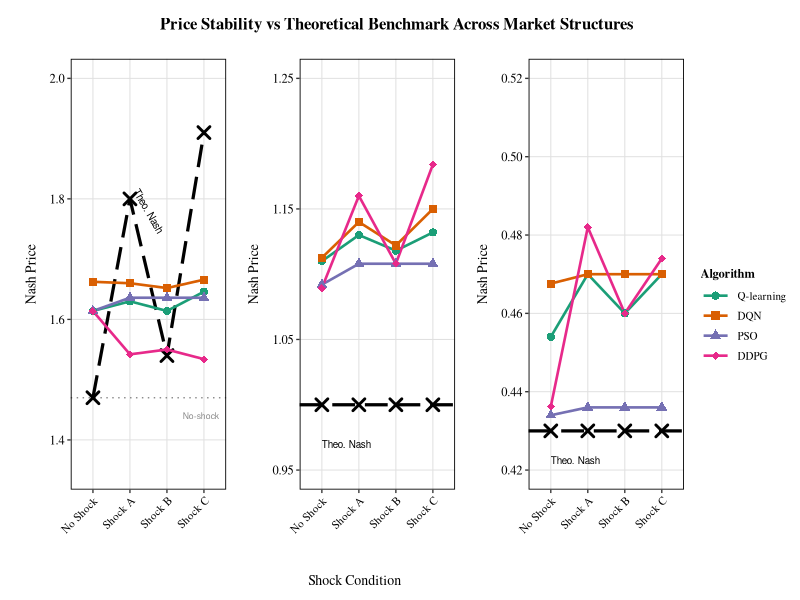
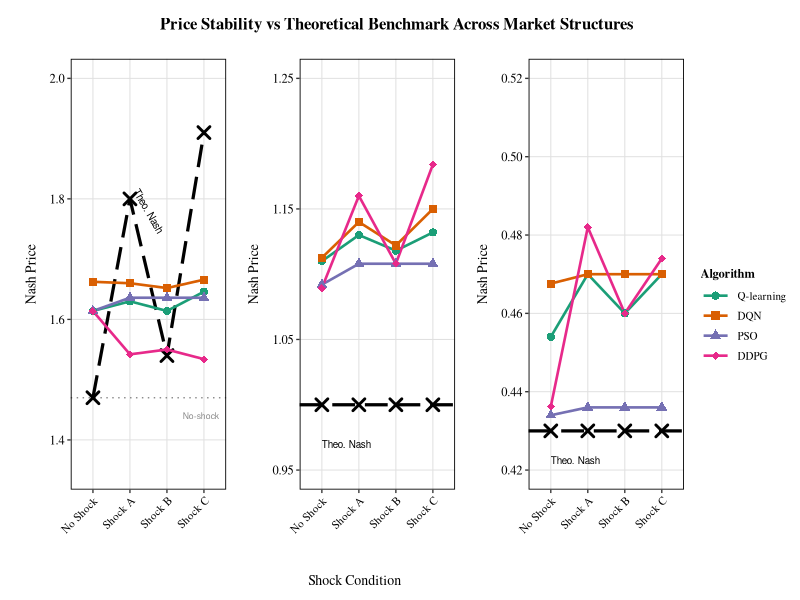

The R script that drew these images, in order:
# Load required libraries
library(tidyverse)
library(ggplot2)
library(patchwork)
library(scales)
library(cowplot)

# Set seed for reproducibility
set.seed(42)

# DATA LOADING AND PREPARATION
data <- read.csv("all_tables.csv", stringsAsFactors = FALSE)

# Create long format for all data
data_long <- data %>%
  pivot_longer(
    cols = c(Agent1_Delta, Agent2_Delta, Agent1_RPDI, Agent2_RPDI, 
             Agent1_Avg_Prices, Agent2_Avg_Prices),
    names_to = c("Agent", ".value"),
    names_pattern = "(Agent[12])_(.*)"
  ) %>%
  rename(Delta = Delta, RPDI = RPDI, Avg_Prices = Avg_Prices)

# Extract algorithm
data_long <- data_long %>%
  mutate(
    Algorithm = case_when(
      Agent == "Agent1" ~ str_extract(Matchup, "^[A-Z]+"),
      Agent == "Agent2" ~ str_extract(Matchup, "vs ([A-Z]+)$", group = 1)
    ),
    Algorithm = case_when(
      Algorithm == "Q" ~ "Q-learning",
      Algorithm == "DQN" ~ "DQN",
      Algorithm == "PSO" ~ "PSO",
      Algorithm == "DDPG" ~ "DDPG",
      TRUE ~ Algorithm
    ),
    Algorithm = factor(Algorithm, levels = c("Q-learning", "DQN", "PSO", "DDPG")),
    Shock_Condition = case_when(
      Shock == "0" ~ "No Shock",
      Shock == "A" ~ "Shock A",
      Shock == "B" ~ "Shock B",
      Shock == "C" ~ "Shock C"
    ),
    Shock_Condition = factor(Shock_Condition, 
                              levels = c("No Shock", "Shock A", "Shock B", "Shock C")),
    Model = factor(Model, levels = c("LOGIT", "HOTELLING", "LINEAR"))
  )

# PREPARE PRICE DATA BY MODEL
price_data_all <- data_long %>%
  group_by(Model, Algorithm, Shock_Condition) %>%
  summarise(
    Mean_Price = mean(Avg_Prices, na.rm = TRUE),
    SE_Price = sd(Avg_Prices, na.rm = TRUE) / sqrt(n()),
    .groups = "drop"
  )

# Theoretical Nash prices for each model
theo_nash_logit <- data.frame(
  Shock_Condition = factor(c("No Shock", "Shock A", "Shock B", "Shock C"),
                           levels = c("No Shock", "Shock A", "Shock B", "Shock C")),
  Nash_Price = c(1.47, 1.80, 1.54, 1.91)
)

theo_nash_hotelling <- data.frame(
  Shock_Condition = factor(c("No Shock", "Shock A", "Shock B", "Shock C"),
                           levels = c("No Shock", "Shock A", "Shock B", "Shock C")),
  Nash_Price = c(1.0, 1.0, 1.0, 1.0)  # Hotelling Nash is constant
)

theo_nash_linear <- data.frame(
  Shock_Condition = factor(c("No Shock", "Shock A", "Shock B", "Shock C"),
                           levels = c("No Shock", "Shock A", "Shock B", "Shock C")),
  Nash_Price = c(0.43, 0.43, 0.43, 0.43)  # Linear Nash is constant
)

# COLOR PALETTE (Colorblind-friendly)
algo_colors <- c(
  "Q-learning" = "#1B9E77",
  "DQN"        = "#D95F02",
  "PSO"        = "#7570B3", 
  "DDPG"       = "#E7298A"
)

algo_shapes <- c(
  "Q-learning" = 16,
  "DQN"        = 15,
  "PSO"        = 17,
  "DDPG"       = 18
)

algo_linetypes <- c(
  "Q-learning" = "solid",
  "DQN"        = "solid",
  "PSO"        = "solid",
  "DDPG"       = "solid"
)

# THEME (Cross-platform compatible)
theme_q1_journal <- function(base_size = 10) {
  theme_bw(base_size = base_size) +
    theme(
      text = element_text(family = 'serif'),
      plot.title = element_text(
        size = rel(1.15), 
        face = "bold", 
        hjust = 0.5,
        margin = margin(b = 4)
      ),
      plot.subtitle = element_text(
        size = rel(0.85),
        hjust = 0.5,
        margin = margin(b = 6),
        color = "gray40",
        face = "italic"
      ),
      axis.title = element_text(size = rel(1.0), face = "plain"),
      axis.title.x = element_text(margin = margin(t = 8)),
      axis.title.y = element_text(margin = margin(r = 8)),
      axis.text = element_text(size = rel(0.9), color = "black"),
      panel.grid.major = element_line(color = "gray88", linewidth = 0.35),
      panel.grid.minor = element_blank(),
      panel.border = element_rect(color = "black", fill = NA, linewidth = 0.6),
      legend.title = element_text(size = rel(0.95), face = "bold"),
      legend.text = element_text(size = rel(0.9)),
      legend.key.size = unit(1.0, "lines"),
      legend.key.width = unit(1.5, "lines"),
      legend.background = element_rect(fill = "white", color = NA),
      legend.key = element_rect(fill = "white", color = NA),
      plot.margin = margin(t = 8, r = 8, b = 8, l = 8)
    )
}

# PANEL 1: LOGIT - Price vs Benchmark
price_logit <- price_data_all %>% filter(Model == "LOGIT")

p1_logit <- ggplot() +
  # Reference: No-Shock Nash horizontal line
  geom_hline(yintercept = 1.47, linetype = "dotted", 
             color = "gray55", linewidth = 0.5) +
  # Theoretical Nash prices (Black dashed line with X markers)
  geom_line(data = theo_nash_logit, 
            aes(x = Shock_Condition, y = Nash_Price, group = 1),
            linetype = "longdash", linewidth = 1.1, color = "black") +
  geom_point(data = theo_nash_logit,
             aes(x = Shock_Condition, y = Nash_Price),
             size = 3, shape = 4, stroke = 1.5, color = "black") +
  # Algorithm actual prices
  geom_line(data = price_logit, 
            aes(x = Shock_Condition, y = Mean_Price, 
                color = Algorithm, group = Algorithm),
            linewidth = 0.9) +
  geom_point(data = price_logit,
             aes(x = Shock_Condition, y = Mean_Price, 
                 color = Algorithm, shape = Algorithm),
             size = 2.5, stroke = 0.4) +
  # Scales
  scale_color_manual(values = algo_colors) +
  scale_shape_manual(values = algo_shapes) +
  scale_y_continuous(
    limits = c(1.35, 2.00),
    breaks = seq(1.4, 2.0, by = 0.2),
    minor_breaks = NULL
  ) + labs(y = "Nash Price", x = element_blank()) +
  # Annotations
  annotate("text", x = 2.5, y = 1.78, 
           label = "Theo. Nash", 
           size = 2.5, color = "black", angle = -60) +
  annotate("text", x = 4.4, y = 1.44, 
           label = "No-shock", 
           size = 2.2, color = "gray55", hjust = 1) +
  theme_q1_journal() +
  theme(
    legend.position = "none",
    plot.subtitle = element_text(color = "#D55E00"),
    axis.text.x = element_text(angle = 45, hjust = 1, size = 8)
  )

# PANEL 2: HOTELLING - Price vs Benchmark
price_hotelling <- price_data_all %>% filter(Model == "HOTELLING")

p2_hotelling <- ggplot() +
  # Theoretical Nash prices (constant at 1.0)
  geom_hline(yintercept = 1.0, linetype = "longdash", 
             color = "black", linewidth = 1.1) +
  geom_point(data = theo_nash_hotelling,
             aes(x = Shock_Condition, y = Nash_Price),
             size = 3, shape = 4, stroke = 1.5, color = "black") +
  # Algorithm actual prices
  geom_line(data = price_hotelling, 
            aes(x = Shock_Condition, y = Mean_Price, 
                color = Algorithm, group = Algorithm),
            linewidth = 0.9) +
  geom_point(data = price_hotelling,
             aes(x = Shock_Condition, y = Mean_Price, 
                 color = Algorithm, shape = Algorithm),
             size = 2.5, stroke = 0.4) +
  # Scales
  scale_color_manual(values = algo_colors) +
  scale_shape_manual(values = algo_shapes) +
  scale_y_continuous(
    limits = c(0.95, 1.25),
    breaks = seq(0.95, 1.25, by = 0.1),
    minor_breaks = NULL
  ) + labs(y = "Nash Price", x = element_blank()) +
  # Annotations
  annotate("text", x = 1.0, y = 0.97, 
           label = "Theo. Nash", 
           size = 2.5, color = "black", hjust = 0) +
  theme_q1_journal() +
  theme(
    legend.position = "none",
    plot.subtitle = element_text(color = "#009E73"),
    axis.text.x = element_text(angle = 45, hjust = 1, size = 8)
  )

# PANEL 3: LINEAR - Price vs Benchmark
price_linear <- price_data_all %>% filter(Model == "LINEAR")

p3_linear <- ggplot() +
  # Theoretical Nash prices (constant at 0.43)
  geom_hline(yintercept = 0.43, linetype = "longdash", 
             color = "black", linewidth = 1.1) +
  geom_point(data = theo_nash_linear,
             aes(x = Shock_Condition, y = Nash_Price),
             size = 3, shape = 4, stroke = 1.5, color = "black") +
  # Algorithm actual prices
  geom_line(data = price_linear, 
            aes(x = Shock_Condition, y = Mean_Price, 
                color = Algorithm, group = Algorithm),
            linewidth = 0.9) +
  geom_point(data = price_linear,
             aes(x = Shock_Condition, y = Mean_Price, 
                 color = Algorithm, shape = Algorithm),
             size = 2.5, stroke = 0.4) +
  # Scales
  scale_color_manual(values = algo_colors) +
  scale_shape_manual(values = algo_shapes) +
  scale_y_continuous(
    limits = c(0.42, 0.52),
    breaks = seq(0.42, 0.52, by = 0.02),
    minor_breaks = NULL
  ) + labs(y = "Nash Price", x = element_blank()) +
  # Annotations
  annotate("text", x = 1.0, y = 0.4225, 
           label = "Theo. Nash", 
           size = 2.5, color = "black", hjust = 0) +
  theme_q1_journal() +
  theme(
    legend.position = "none",
    plot.subtitle = element_text(color = "#CC79A7"),
    axis.text.x = element_text(angle = 45, hjust = 1, size = 8)
  )

# CREATE SHARED LEGEND
p_legend <- ggplot(price_data_all, aes(x = Shock_Condition, y = Mean_Price)) +
  geom_line(aes(color = Algorithm, group = Algorithm), linewidth = 0.9) +
  geom_point(aes(color = Algorithm, shape = Algorithm), size = 2.5) +
  scale_color_manual(values = algo_colors, name = "Algorithm") +
  scale_shape_manual(values = algo_shapes, name = "Algorithm") +
  guides(
    color = guide_legend(title.position = "top", ncol = 1),
    shape = guide_legend(title.position = "top", ncol = 1)
  ) +
  theme_q1_journal() +
  theme(
    legend.title = element_text(size = 9, face = "bold"),
    legend.text = element_text(size = 8)
  )

legend_grob <- get_legend(p_legend)

# COMBINE ALL PANELS
# Add common x-axis label
x_label <- ggdraw() +
  draw_label("Shock Condition", size = 10, fontfamily = "serif")

# Combine the three plots
combined_plots <- (p1_logit | p2_hotelling | p3_linear) +
  plot_layout(ncol = 3, widths = c(1, 1, 1))

# Add x-axis label below plots
plots_with_xlabel <- plot_grid(
  combined_plots,
  x_label,
  ncol = 1,
  rel_heights = c(1, 0.05)
)

# Final assembly with legend on the right
final_figure <- plot_grid(
  plots_with_xlabel,
  legend_grob,
  ncol = 2,
  rel_widths = c(1, 0.12),
  align = "h",
  axis = "tb"
)

# Add overall title
title_grob <- ggdraw() + 
  draw_label(
    "Price Stability vs Theoretical Benchmark Across Market Structures",
    fontface = 'bold',
    size = 12,
    fontfamily = 'serif'
  )

# Final plot with title
final_plot <- plot_grid(
  title_grob,
  final_figure,
  ncol = 1,
  rel_heights = c(0.06, 1)
) + theme(plot.margin = margin(5, 10, 5, 5))

ggsave(
  filename = "./figures/Figure3_Price_vs_Benchmark_AllMarkets.png",
  plot = final_plot,
  width = 180,
  height = 75,
  units = "mm",
  dpi = 600,
  bg = "white"
)

ggsave(
  filename = "./figures/Figure3_Price_vs_Benchmark_AllMarkets.pdf",
  plot = final_plot,
  width = 180,
  height = 75,
  units = "mm",
  device = "pdf"
)

cat("\n")
cat("============================================================\n")
cat("  FIGURE 3: Price vs Benchmark - All Market Structures\n")
cat("  Q1 JOURNAL PUBLICATION STANDARD\n")
cat("============================================================\n")
cat("\n")
cat("Files created:\n")
cat("  - Figure3_Price_vs_Benchmark_AllMarkets.png  (600 DPI)\n")
cat("  - Figure3_Price_vs_Benchmark_AllMarkets.pdf  (Vector)\n")
cat("\n")
cat("Key patterns visualized:\n")
cat("  - Logit: Nash shifts (1.47->1.91), prices lag behind (~1.65)\n")
cat("  - Hotelling: Nash constant (1.0), prices stable above (~1.10)\n")
cat("  - Linear: Nash constant (0.43), prices slightly above (~0.45)\n")
cat("\n")
